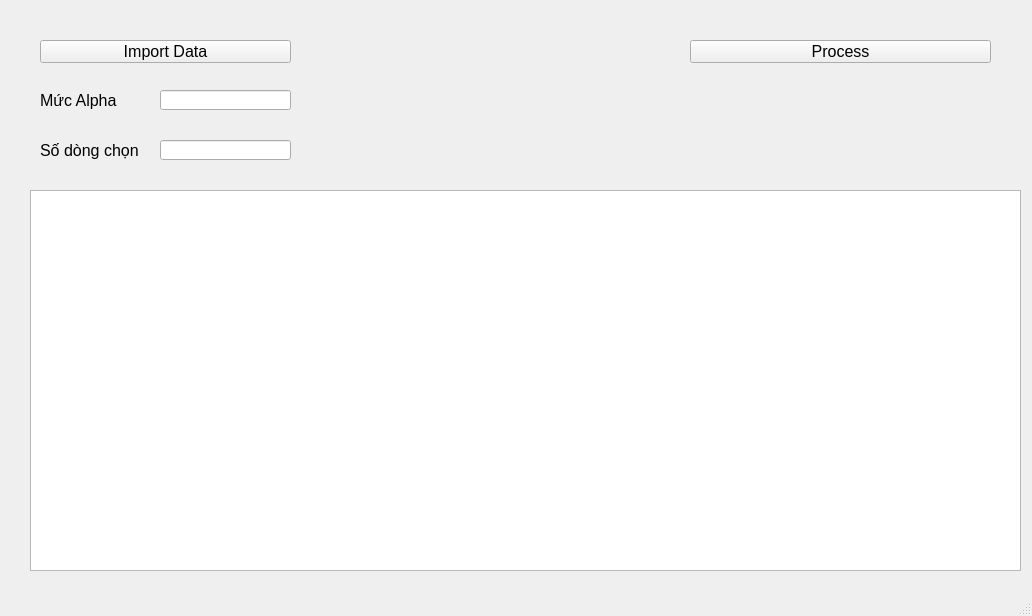
<?xml version="1.0" encoding="UTF-8"?>
<ui version="4.0">
 <class>mainWindow</class>
 <widget class="QMainWindow" name="mainWindow">
  <property name="geometry">
   <rect>
    <x>0</x>
    <y>0</y>
    <width>1032</width>
    <height>616</height>
   </rect>
  </property>
  <property name="sizePolicy">
   <sizepolicy hsizetype="Fixed" vsizetype="Fixed">
    <horstretch>0</horstretch>
    <verstretch>0</verstretch>
   </sizepolicy>
  </property>
  <property name="windowTitle">
   <string>MainWindow</string>
  </property>
  <widget class="QWidget" name="centralwidget">
   <widget class="QPushButton" name="btnImportData">
    <property name="geometry">
     <rect>
      <x>40</x>
      <y>40</y>
      <width>251</width>
      <height>23</height>
     </rect>
    </property>
    <property name="font">
     <font>
      <family>Tahoma</family>
      <pointsize>12</pointsize>
      <weight>50</weight>
      <bold>false</bold>
     </font>
    </property>
    <property name="text">
     <string>Import Data</string>
    </property>
   </widget>
   <widget class="QPushButton" name="btnProcess">
    <property name="geometry">
     <rect>
      <x>690</x>
      <y>40</y>
      <width>301</width>
      <height>23</height>
     </rect>
    </property>
    <property name="font">
     <font>
      <family>Tahoma</family>
      <pointsize>12</pointsize>
      <weight>50</weight>
      <bold>false</bold>
     </font>
    </property>
    <property name="text">
     <string>Process</string>
    </property>
   </widget>
   <widget class="QLabel" name="label">
    <property name="geometry">
     <rect>
      <x>40</x>
      <y>90</y>
      <width>111</width>
      <height>21</height>
     </rect>
    </property>
    <property name="font">
     <font>
      <family>Tahoma</family>
      <pointsize>12</pointsize>
     </font>
    </property>
    <property name="text">
     <string>Mức Alpha</string>
    </property>
   </widget>
   <widget class="QLabel" name="label_2">
    <property name="geometry">
     <rect>
      <x>40</x>
      <y>140</y>
      <width>111</width>
      <height>21</height>
     </rect>
    </property>
    <property name="font">
     <font>
      <family>Tahoma</family>
      <pointsize>12</pointsize>
     </font>
    </property>
    <property name="text">
     <string>Số dòng chọn</string>
    </property>
   </widget>
   <widget class="QLineEdit" name="ledAlpha">
    <property name="geometry">
     <rect>
      <x>160</x>
      <y>90</y>
      <width>131</width>
      <height>20</height>
     </rect>
    </property>
   </widget>
   <widget class="QLineEdit" name="ledSelectedRow">
    <property name="geometry">
     <rect>
      <x>160</x>
      <y>140</y>
      <width>131</width>
      <height>20</height>
     </rect>
    </property>
   </widget>
   <widget class="QLabel" name="labInfor">
    <property name="geometry">
     <rect>
      <x>690</x>
      <y>80</y>
      <width>301</width>
      <height>81</height>
     </rect>
    </property>
    <property name="font">
     <font>
      <family>Tahoma</family>
      <pointsize>12</pointsize>
     </font>
    </property>
    <property name="text">
     <string/>
    </property>
   </widget>
   <widget class="QTableWidget" name="tabAns">
    <property name="geometry">
     <rect>
      <x>30</x>
      <y>190</y>
      <width>991</width>
      <height>381</height>
     </rect>
    </property>
   </widget>
  </widget>
  <widget class="QMenuBar" name="menubar">
   <property name="geometry">
    <rect>
     <x>0</x>
     <y>0</y>
     <width>1032</width>
     <height>21</height>
    </rect>
   </property>
  </widget>
  <widget class="QStatusBar" name="statusbar"/>
 </widget>
 <resources/>
 <connections/>
</ui>
